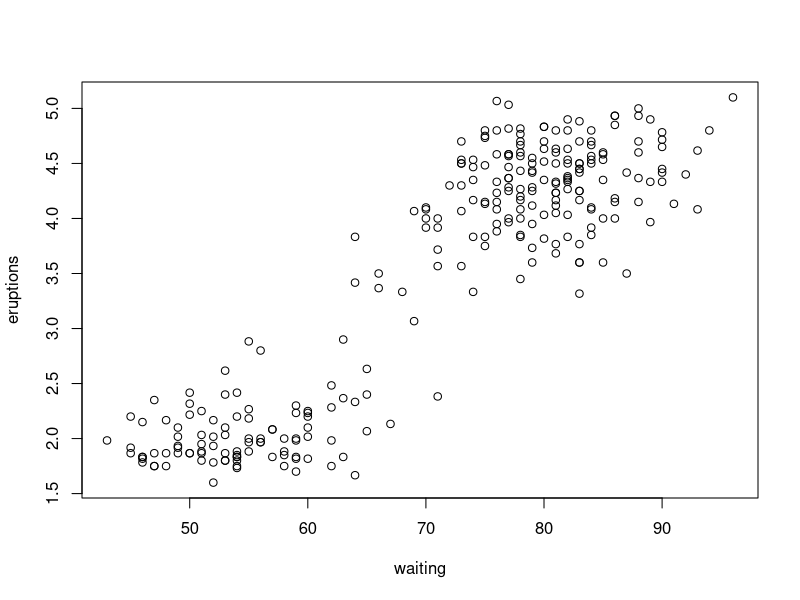
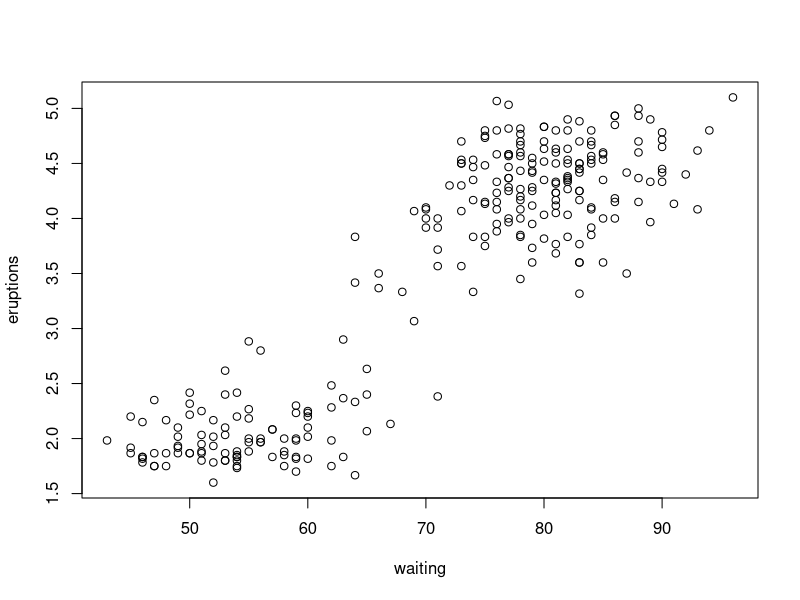
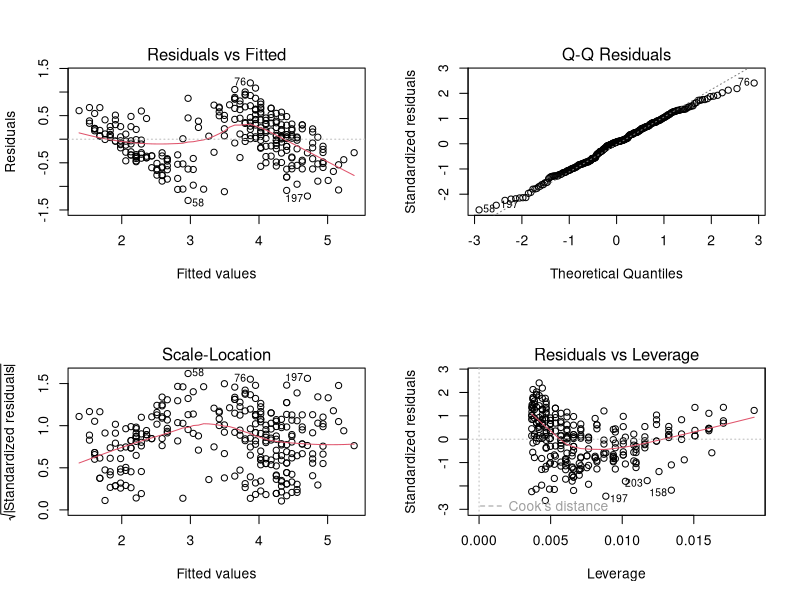
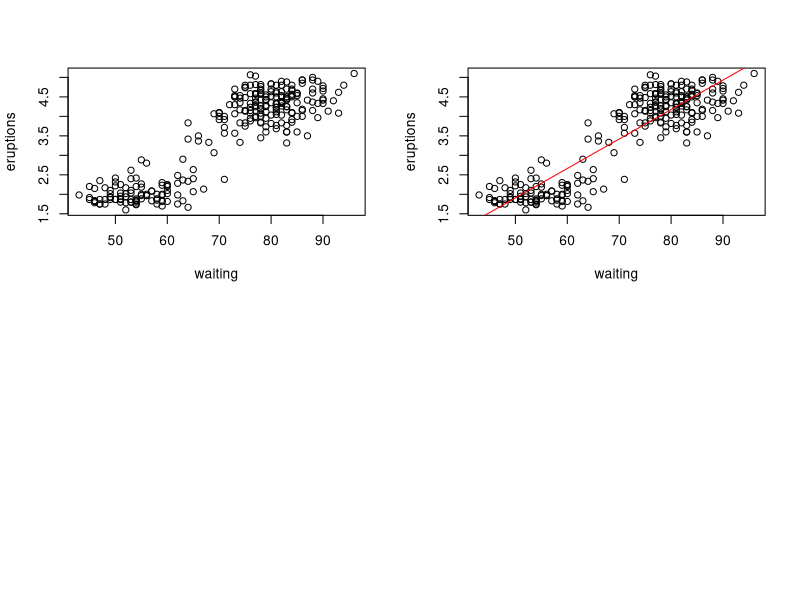

Reproduce these figures in R, in order.
View(faithful)
attach(faithful)  #attach the data frame
names(faithful)
str(faithful)
head(faithful,10)
input<-faithful
# behaviour and missing value and univariate analysis
######## EDA##############

########## Univariate Analysis############
summary(faithful)

## another way missing value-----
sapply(faithful,function(x) sum(is.na(x)))

### scatter plot and correlation
plot(waiting,eruptions)
plot(eruptions~waiting)
cor(faithful)
input<- faithful
### Regression model
Model=lm(eruptions~waiting,data = input)
summary(Model)
#anova(Model)
#### Assumption of regression model

## below command will plot all the asumption plot 2*2 format
par(mfrow=c(2,2))
plot(Model)

library(lmtest)
dwtest(Model)
### linearity
plot(eruptions~waiting)
 
 #  Prediction of 80 waiting
 y=-1.87402+0.07563*80
 y
 
 # Prediction Method on entire testing data set
 newdata=data.frame(waiting=80)
 predict(Model,newdata)
 
 ## JUST TO CHECK MATHEMATICALLY of linear Model
 input$Fitted_value<-Model$fitted.values
 input$Residual<-Model$residuals
 sum(input$Residual)
 
 # Best fit line
 plot(eruptions~waiting, data = input)
 abline(Model,col="red")
 